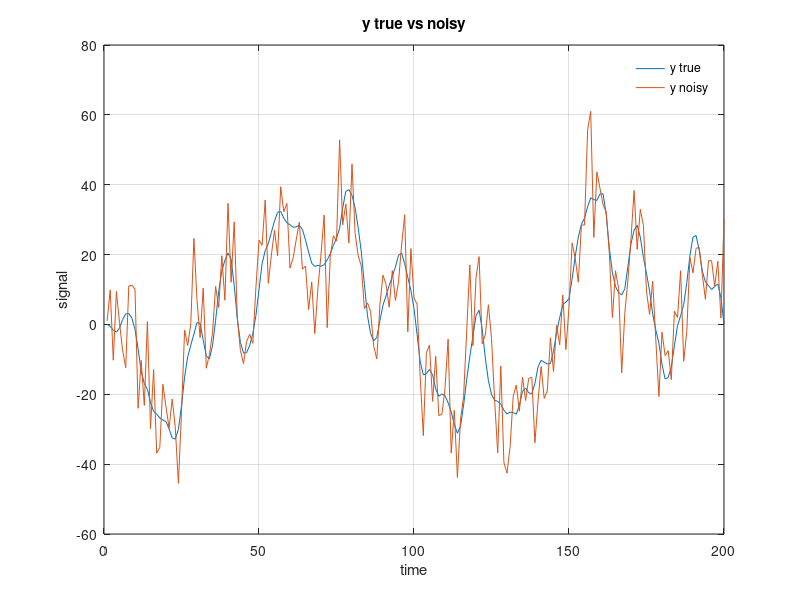

This chart was generated by the following MATLAB code: (Note: this script raises an error after producing the figure.)
% 

close all; clear variables;
format compact

%%
rng(10) % fix the RNG seed
order = 50;
G = tf([1,2,1], [1,-1.5,0.56,0],1);
g = impulse(G, order-1); % determine the true 50 elements of the impulse response
N = 200;
sigma = 10;
u = randn(N,1);
e = sigma * randn(N,1);
y_true = lsim(G,u);
y = y_true + e;

figure(); plot(y_true); hold("on"); plot(y); grid("on")
legend("y true", "y noisy"); legend("boxoff")
xlabel("time"); ylabel("signal"); title("y true vs noisy")

%% split the data into identification and validation sets

N_id  = round(0.7 * N);
N_val = N - N_id;
u_id  = u(1:N_id);
y_id  = y(1:N_id);
u_val = u(N_id+1:end);
y_val = y(N_id+1:end);

thetaLS = solve_regLS(u, y, 50, 0);
figure(); stem(0:order-1, g); hold("on"); stem(0:order-1, thetaLS)
xlabel("coefficient index"); ylabel("amplitude"); title("true impulse response vs LS estimate")

%%

gammas = logspace(-1,2,201)';
Ngammas = length(gammas);
M_ridge = cell(Ngammas,1);
E = zeros(Ngammas,3);
BCE = zeros(Ngammas,3);
for i = 1:Ngammas
    invKernel = gammas(i)*eye(order);
    M_ridge{i} = solve_regLS(u_id, y_id, order, invKernel);
    % to choose the optimal gamma, we rely on the prediction error (the
    % residuals without the regularization term). We plot also the
    % regularization term and the full cost function for comparison.
    [res, prederr, regul] = residuals_regLS(M_ridge{i}, u_val, y_val, invKernel);
    % I divide by sigma^2 only because the residuals are not N_val*sigma^2
    E(i,:) = [res, prederr, regul] / sigma^2;
    [b,c,m] = BCM(g, u_val, invKernel);
    BCE(i,:) = [b,c,m];
end

figure(); t = tiledlayout(2,1);
nexttile(); semilogx(gammas, E(:,2), "LineWidth",2); hold("on"); semilogx(gammas, E(:,[1,3]))
legend("prediction err", "cost func", "regul");
%nexttile(); semilogx(gammas, E(:,2))
%legend("prediction err");
legend("boxoff"); grid("on")
xlabel("gamma"); ylabel("residuals |Y-\Phi\theta|_2^2 / \sigma^2")

nexttile(); loglog(gammas, BCE); grid("on")
xlabel("gamma"); ylabel("contributions"); title("Regularized method: bias, cov and MSE")
legend("bias", "cov", "MSE", "Location", "south"); legend("boxoff")
title(t, sprintf("Ridge regression with %d points", N))

%%

% rs = (2:30)';
% 
% % It is not necessary to save all the thetas: we only need to find the
% % minimum and it could be done in one pass.
% M = cell(length(rs), length(gammas));
% E = zeros(length(rs), length(gammas));
% for ir = 1:length(rs)
%     for ia = 1:length(gammas)
%         M{ir, ia} = solve_regLS(u_id, y_id, rs(ir), 50, gammas(ia));
%         E(ir, ia) = residuals_regLS(M{ir, ia}, u_val, y_val, rs(ir), 50, gammas(ia));
%     end
% end
% 
% figure(); contourf(gammas, rs, E); colorbar(); xlabel("alpha"); ylabel("order")
% figure(); surf(gammas, rs, E); colorbar(); xlabel("alpha"); ylabel("order")
% 
% %%
% 
% % find the minimum
% [~,I] = min(E, [], "all");
% stem_fig = figure(); stem(theta_LS); hold("on"); stem(theta_TC); stem(M{I})
% xlabel("parameter number"); ylabel("value")
% legend("LS", "regul. LS (TC)", "cross-validation"); legend("boxoff")
% 
% disp("Best alpha = " + gammas(floor(I / length(rs)) + 1))
% disp("Best r     = " + rs(mod(I, length(rs))))


%% local function
function invP = TCKernel_inv(alpha, n)
diag0 = alpha .^ (-(1:n)') / (1-alpha);
diag0(2:n-1) = diag0(2:n-1) * (1+alpha);
diag1 = -alpha .^ (-(1:n-1)') / (1-alpha);
invP = diag(diag0, 0) + diag(diag1, +1) + diag(diag1, -1);
end

function theta = solve_regLS(u, y, r, invKernel)
Phi = toeplitz(u, [u(1); zeros(r-1,1)]);
if invKernel == 0
    theta = Phi \ y;
    return
end
theta = (transpose(Phi)*Phi + invKernel) \ (transpose(Phi)*y);
end

function [res, prederr, regul] = residuals_regLS(theta, u, y, invKernel)
r = length(theta);
Phi = toeplitz(u, [u(1) zeros(1, r-1)]);
prederr = norm(y - Phi*theta, 2)^2;
if invKernel == 0
    res = prederr;
    regul = 0;
    return
end
regul = transpose(theta) * invKernel * theta;
res = prederr + regul;
end

function [norm_bias, tr_cov, MSE] = BCM(theta0, u, invKernel)
r = length(theta0);
Phi = toeplitz(u, [u(1) zeros(1, r-1)]);
PhiTPhi = transpose(Phi)*Phi;
K = (PhiTPhi + invKernel) \ eye(r); % instead of using inv
norm_bias = norm(K*invKernel*theta0,2)^2;
tr_cov = trace(K*PhiTPhi*K);
MSE = norm_bias + tr_cov;
end
